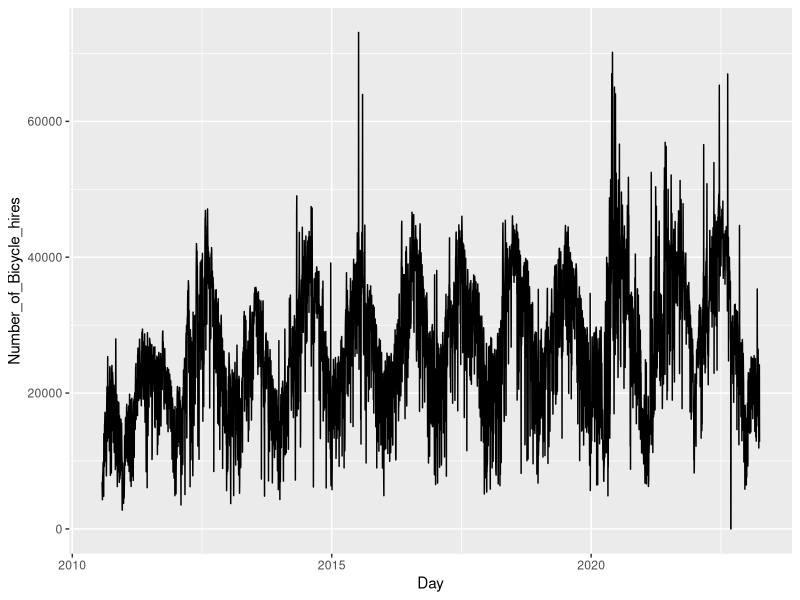
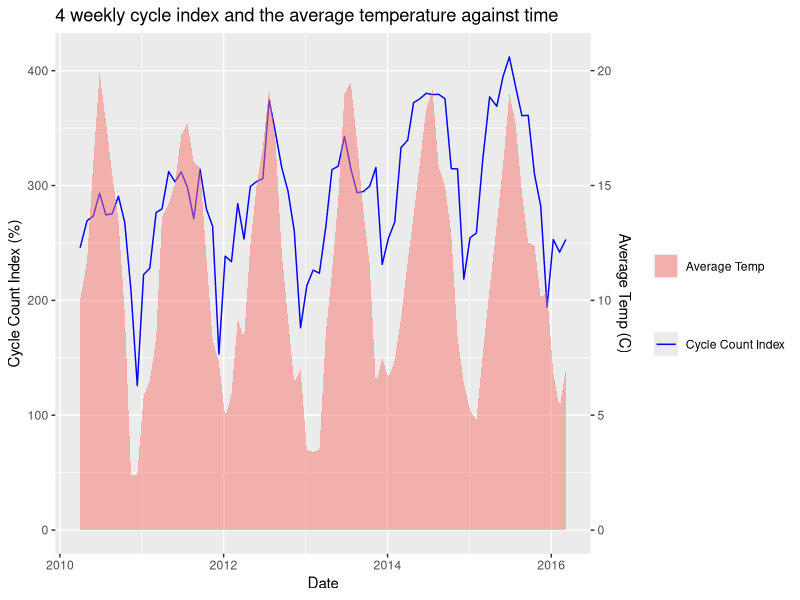
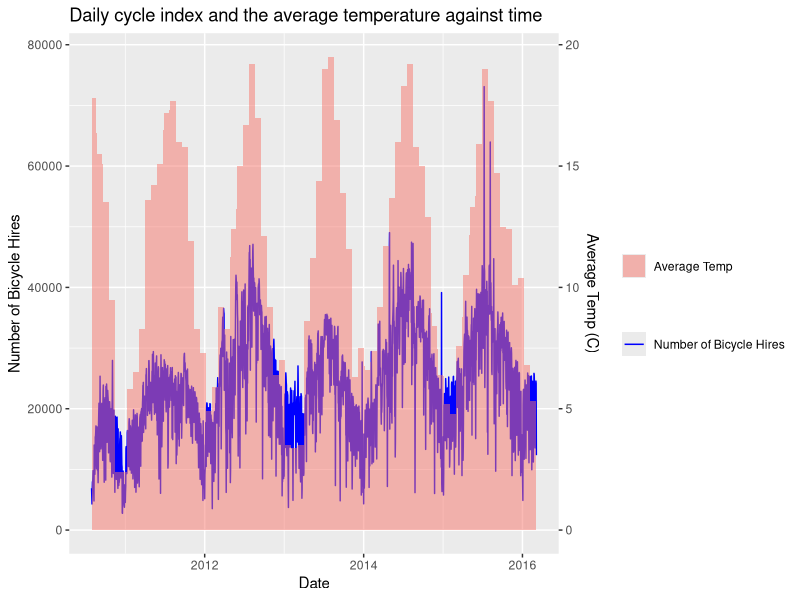

The R script that drew these images, in order:
library(readr)
library(dplyr)
library(ggplot2)
library(tidyr)
library(stringr)


# Start of Task 1 ------------------------------------------
# Reading in the Walking and Cycling by borough csv
WalkingCycling <- read_csv("Walking-Cycling.csv")
#Reading in tfl cycle flow and weather csv
tfl_cycle_flow_weather_unclean <- read_csv("tfl_cycle_flow_weather.csv")
#Reading in the tfl cycle hire csv
tfl_cycle_hires <- read_csv("tfl-daily-cycle-hires.csv")
#End of Task 1 ---------------------------------------------

#Start of task 2 -------------------------------------------
print(WalkingCycling)
print(tfl_cycle_flow_weather_unclean)
print(tfl_cycle_hires)
#End of task 2 ---------------------------------------------

#Start of task 3 ------------------------------------------
#tfl_cycle_flow_weather cleaning section
#Changing some column names and creating a dataframe with relevant columns
tfl_cycle_flow_weather <- tfl_cycle_flow_weather_unclean %>% 
  # renaming columns to be easier to read
  rename(
    Period_F_Year = `Period and Financial year`,
    Start_P = `Start period`,
    End_P = `End period`,
    Cycle_Count_Index = `Pedal Cycle Counts Indexed`,
    Target_Index = `Periodic Target Index (adjusted for seasonality)`,
    Change_From_Last_Year = `compared to same period last year`,
    Change_From_Last_Period = `compared to previous period`,
    Compared_To_Target = `compared to target for period`,
    Current_Rolling_Avg_Compared_Last_year = `This year's rolling 13 period average compared to last year's rolling 13 period average`,
    Av_Temp_C = `Av Temp (Celsius)`,
    Av_Temp_Feel_C = `Av Feels Like temp (Celsius)`
  ) %>% 
  # Selecting appropriate columns, leaving out any blank columns
  select(
    Period_F_Year,
    Start_P,
    End_P,
    Cycle_Count_Index,
    Target_Index,
    Change_From_Last_Year,
    Change_From_Last_Period,
    Compared_To_Target,
    Current_Rolling_Avg_Compared_Last_year,
    Av_Temp_C,
    Av_Temp_Feel_C,
    `Total Rainfall (mm)`,
    `Av Wet Hours per day`) %>% 
  #Filtering out NA values
  filter(Start_P != "NA") %>% 
  #Converting character data types to date data types
  mutate(Start_P = as.Date(Start_P, "%d-%b-%y")) %>% 
  mutate(End_P = as.Date(End_P, "%d-%b-%y"))


#tfl_cycle_hires cleaning section
#Number of hires by day
tfl_cycle_hires_Day <- tfl_cycle_hires %>%  
  # renaming columns for easier reading
  rename(
    Number_of_Bicycle_hires = `Number of Bicycle Hires...2`
  ) %>% 
  #selecting appropriate columns
  select(
    Day,
    Number_of_Bicycle_hires
  ) %>% 
  #Changing data type to date
  mutate(Day = as.Date(Day, "%d/%m/%Y"))
tfl_cycle_hires_Day

#Number of hires by month
tfl_cycle_hires_Month <- tfl_cycle_hires %>%  
  #renaming columns for easier reading
  rename(
    Month = `Month...4`,
    Number_of_Bicycle_hires = `Number of Bicycle Hires...5`,
    Avg_Hire_Time_mins = `Average Hire Time (mins)`
  ) %>% 
  #Selecting the appropriate columns
  select(
    Month,
    Number_of_Bicycle_hires,
    Avg_Hire_Time_mins
  ) %>% 
  #Removing NA values in the month column
  filter(Month != "NA") %>% 
  #converting to the date data type
  mutate(Month = as.Date(paste("01", Month), format = "%d %b %y"))

#Number of hires by year
tfl_cycle_hires_Year <- tfl_cycle_hires %>%  
  #Renaming columns for easier reading
  rename(
    Number_of_Bicycle_hires = `Number of Bicycle Hires...8`
  ) %>% 
  #Selecting the appropriate columns
  select(
    Year,
    Number_of_Bicycle_hires
  ) %>% 
  #Removing rows with NA values in the YEar column
  filter(Year != "NA") %>% 
  #removing all rows after row 13
  slice(1:13) %>% 
  #Removing the commas from a column and converting it to a numeric data type
  mutate(Number_of_Bicycle_hires = as.numeric(str_remove_all(Number_of_Bicycle_hires, ",")))



#WalkingCycling cleaning section

#Filtering out country regions
WalkingCycling_London <- WalkingCycling[
  !(WalkingCycling$`Local Authority`== "East Midlands"|
      WalkingCycling$`Local Authority`== "East of England"|
      WalkingCycling$`Local Authority`== "ENGLAND"|
      WalkingCycling$`Local Authority`== "London"|
      WalkingCycling$`Local Authority`== "North East"|      
      WalkingCycling$`Local Authority`== "North West"|
      WalkingCycling$`Local Authority`== "South East"|
      WalkingCycling$`Local Authority`== "South West"|
      WalkingCycling$`Local Authority`== "West Midlands"),
] %>% 
  filter(Year != "2010/11")

#Filtering out all exept the country regions
WalkingCycling_Regions <- WalkingCycling[
  (WalkingCycling$`Local Authority`== "East Midlands"|
     WalkingCycling$`Local Authority`== "East of England"|
     WalkingCycling$`Local Authority`== "ENGLAND"|
     WalkingCycling$`Local Authority`== "London"|
     WalkingCycling$`Local Authority`== "North East"|      
     WalkingCycling$`Local Authority`== "North West"|
     WalkingCycling$`Local Authority`== "South East"|
     WalkingCycling$`Local Authority`== "South West"|
     WalkingCycling$`Local Authority`== "West Midlands"),
] %>% 
  filter(Year != "2010/11")


#End of task 3 ----------------------------------------



#Start of task 4 --------------------------------------

# retrieving the mean from the cycle count index and the target index
summary(tfl_cycle_flow_weather)

# retreving the mean amount of hires
summary(tfl_cycle_hires_Day)


summary(WalkingCycling_London)
#Counting how many recording there are in each local authority
WalkingCycling_London %>% 
  count(`Local Authority`)

#End of task 4 ----------------------------------------



#Start of task 5 --------------------------------------

#Cycle hires by day
ggplot(tfl_cycle_hires_Day, 
       aes(Day, 
           Number_of_Bicycle_hires)
) + geom_line()

#cycle flow and average temperature against time
coeff <- 0.05

ggplot(tfl_cycle_flow_weather, 
       aes(Start_P)) +
  geom_line(aes(y = Cycle_Count_Index, colour = "Cycle Count Index")) +
  geom_area(aes(y = Av_Temp_C/coeff, fill = "Average Temp"), alpha = 0.5) +
  scale_y_continuous(
    
    # Features of the first axis
    name = "Cycle Count Index (%)",
    
    # Add a second axis and specify its features
    sec.axis = sec_axis( trans=~.*coeff, name="Average Temp (C)")
  ) +
  scale_color_manual(values = c("Cycle Count Index" = "blue")) +
  labs(x = "Date", 
       colour = "", 
       fill = "", 
       title = "4 weekly cycle index and the average temperature against time")

#The correlation of the visualised data
cor.test(tfl_cycle_flow_weather$Cycle_Count_Index, tfl_cycle_flow_weather$Av_Temp_C)


#Joining the cycle hires table with the cycle flow weather table 
joined_cycles <- tfl_cycle_hires_Day %>% 
  mutate(label = cut.Date(Day, tfl_cycle_flow_weather$Start_P)) %>%
  mutate(datelabel = as.Date(as.character(label))) %>%
  left_join(tfl_cycle_flow_weather, by = c("datelabel" = "Start_P")) %>% 
  filter(!is.na(Av_Temp_C))

#Number of cycle hires and the average temp against time
coeff3 <- 0.00025
ggplot(joined_cycles, 
       aes(Day)) +
  geom_line(aes(y = Number_of_Bicycle_hires, colour = "Number of Bicycle Hires")) +
  geom_area(aes(y = Av_Temp_C/coeff3, fill = "Average Temp"), alpha = 0.5) +
  scale_y_continuous(
    
    # Features of the first axis
    name = "Number of Bicycle Hires",
    
    # Add a second axis and specify its features
    sec.axis = sec_axis( trans=~.*coeff3, name="Average Temp (C)")
  ) +
  scale_color_manual(values = c("Number of Bicycle Hires" = "blue")) +
  labs(x = "Date", 
       colour = "", 
       fill = "", 
       title = "Daily cycle index and the average temperature against time")

#The correlation of the visualised data
cor.test(joined_cycles$Number_of_Bicycle_hires, joined_cycles$Av_Temp_C)
 #End of task 5 ----------------------------------------